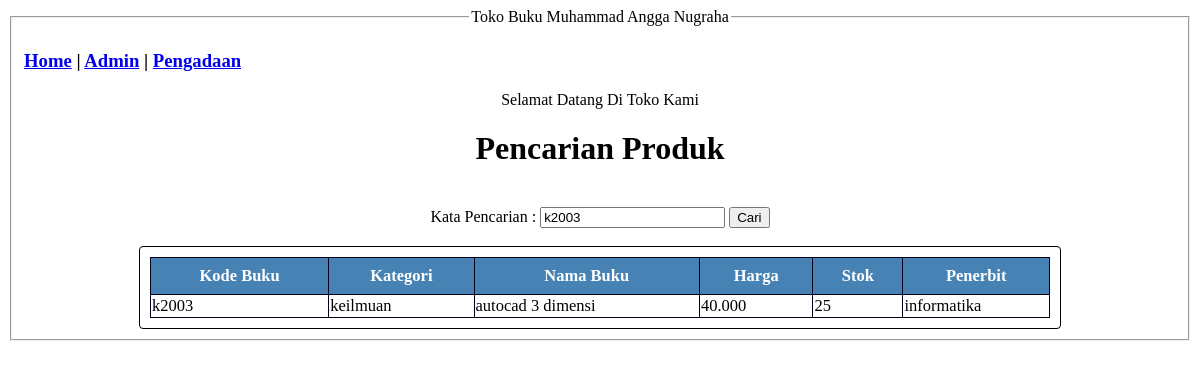
/index.php?kata_cari=k2003, run on the app's committed database.
### tables this page shows
CREATE TABLE `tb_buku` (
  `id_buku` varchar(10) NOT NULL,
  `kategori` varchar(20) NOT NULL,
  `nama_buku` varchar(50) NOT NULL,
  `harga` varchar(10) NOT NULL,
  `stok` varchar(10) NOT NULL,
  `penerbit` varchar(20) NOT NULL
);

### index.php (the view, shortened to what this page needs)
<!DOCTYPE html>
<html lang="en">
<head>
    <link rel="stylesheet" href="style.css">
</head>
<body>
    <fieldset >
        <legend align="center">Toko Buku Muhammad Angga Nugraha</legend>
        <h3>
            <a href="index.php">Home</a> |
            <a href="admin.php">Admin</a> |
            <a href="Pengadaan.php">Pengadaan</a>
        </h3>
        <legend align="center">Selamat Datang Di Toko Kami</legend>
        <center><h1>Pencarian Produk</h1></center>
        <br>
        <form method="GET" action="index.php" style="text-align: center;">
        <label>Kata Pencarian : </label>
        <input type="text" name="kata_cari" value="<?php if(isset($_GET['kata_cari'])) { echo
        $_GET['kata_cari']; } ?>" />
        <button type="submit">Cari</button>
        </form>
<br>
<div class="table_keren">
    <table class="table_home">
        <thead>
        <tr>
        <th>Kode Buku</th>
        <th>Kategori</th>
        <th>Nama Buku</th>
        <th>Harga</th>
        <th>Stok</th>
        <th>Penerbit</th>
        </tr>
        </thead>
    <?php
    include 'koneksi.php';
    if(isset($_GET['kata_cari'])) {
    $kata_cari = $_GET['kata_cari'];
    $query = "SELECT * FROM tb_buku WHERE id_buku like '%".$kata_cari."%' OR
    nama_buku like '%".$kata_cari."%' ORDER BY id_buku ASC";
    } else {
    $query = "SELECT * FROM tb_buku ORDER BY id_buku ASC";
    }
    $result = mysqli_query($koneksi, $query);
    while ($row = mysqli_fetch_assoc($result)) {
        ?>
        <tr>
            <td><?php echo $row['id_buku']; ?></td>
            <td><?php echo $row['kategori']; ?></td>
            <td><?php echo $row['nama_buku']; ?></td>
            <td><?php echo $row['harga']; ?></td>
            <td><?php echo $row['stok']; ?></td>
            <td><?php echo $row['penerbit']; ?></td>
        <?php
        }
        ?>
        </table>
    </fieldset>
</body>
</html>

### style.css (style rules this page uses)
.table_keren { max-width: 900px; border: 1px solid black; padding: 10px; overflow: auto; margin: auto; border-radius: 4px; }
.table_home { width: 100%; font-size: 16.5px; border-collapse: collapse; }
table thead { background-color: steelblue; color: white; }
table thead th { padding: 8px; }
table th, table td { border: 1px solid #000017; }

### data on the page
tb_buku: id_buku "k2003", kategori "keilmuan", nama_buku "autocad 3 dimensi", harga "40.000", stok "25", penerbit "informatika"
